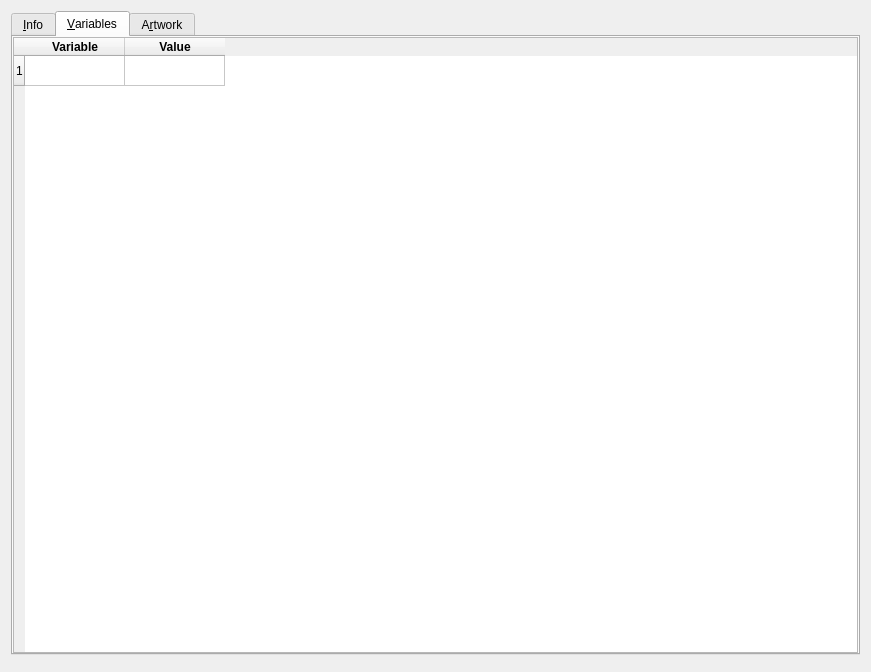
<?xml version="1.0" encoding="UTF-8"?>
<ui version="4.0">
 <class>InfoDialog</class>
 <widget class="QDialog" name="InfoDialog">
  <property name="geometry">
   <rect>
    <x>0</x>
    <y>0</y>
    <width>871</width>
    <height>672</height>
   </rect>
  </property>
  <layout class="QVBoxLayout" name="verticalLayout">
   <item>
    <widget class="QTabWidget" name="tabWidget">
     <property name="currentIndex">
      <number>1</number>
     </property>
     <widget class="QWidget" name="info_tab">
      <attribute name="title">
       <string>&amp;Info</string>
      </attribute>
      <layout class="QVBoxLayout">
       <item>
        <widget class="QScrollArea" name="info_scroll">
         <property name="widgetResizable">
          <bool>true</bool>
         </property>
         <widget class="QWidget" name="scrollAreaWidgetContents">
          <property name="enabled">
           <bool>true</bool>
          </property>
          <property name="geometry">
           <rect>
            <x>0</x>
            <y>0</y>
            <width>799</width>
            <height>577</height>
           </rect>
          </property>
          <layout class="QVBoxLayout" name="verticalLayoutLabel">
           <item>
            <widget class="QLabel" name="info">
             <property name="text">
              <string/>
             </property>
             <property name="alignment">
              <set>Qt::AlignLeading|Qt::AlignLeft|Qt::AlignTop</set>
             </property>
             <property name="wordWrap">
              <bool>true</bool>
             </property>
             <property name="textInteractionFlags">
              <set>Qt::NoTextInteraction</set>
             </property>
            </widget>
           </item>
          </layout>
         </widget>
        </widget>
       </item>
      </layout>
     </widget>
     <widget class="QTableWidget" name="metadata_table">
      <property name="autoFillBackground">
       <bool>false</bool>
      </property>
      <property name="selectionMode">
       <enum>QAbstractItemView::ContiguousSelection</enum>
      </property>
      <property name="rowCount">
       <number>1</number>
      </property>
      <property name="columnCount">
       <number>2</number>
      </property>
      <attribute name="title">
       <string>&amp;Variables</string>
      </attribute>
      <row/>
      <column>
       <property name="text">
        <string>Variable</string>
       </property>
       <property name="font">
        <font>
         <weight>75</weight>
         <bold>true</bold>
        </font>
       </property>
      </column>
      <column>
       <property name="text">
        <string>Value</string>
       </property>
       <property name="font">
        <font>
         <weight>75</weight>
         <bold>true</bold>
        </font>
       </property>
      </column>
      <item row="0" column="0">
       <property name="text">
        <string/>
       </property>
       <property name="flags">
        <set>ItemIsSelectable|ItemIsEnabled</set>
       </property>
      </item>
      <item row="0" column="1">
       <property name="flags">
        <set>ItemIsSelectable|ItemIsEnabled</set>
       </property>
      </item>
     </widget>
     <widget class="QWidget" name="artwork_tab">
      <attribute name="title">
       <string>A&amp;rtwork</string>
      </attribute>
      <layout class="QVBoxLayout"/>
     </widget>
    </widget>
   </item>
   <item>
    <widget class="QDialogButtonBox" name="buttonBox">
     <property name="standardButtons">
      <set>QDialogButtonBox::NoButton</set>
     </property>
    </widget>
   </item>
  </layout>
 </widget>
 <tabstops>
  <tabstop>info_scroll</tabstop>
  <tabstop>tabWidget</tabstop>
 </tabstops>
 <resources/>
 <connections/>
</ui>
